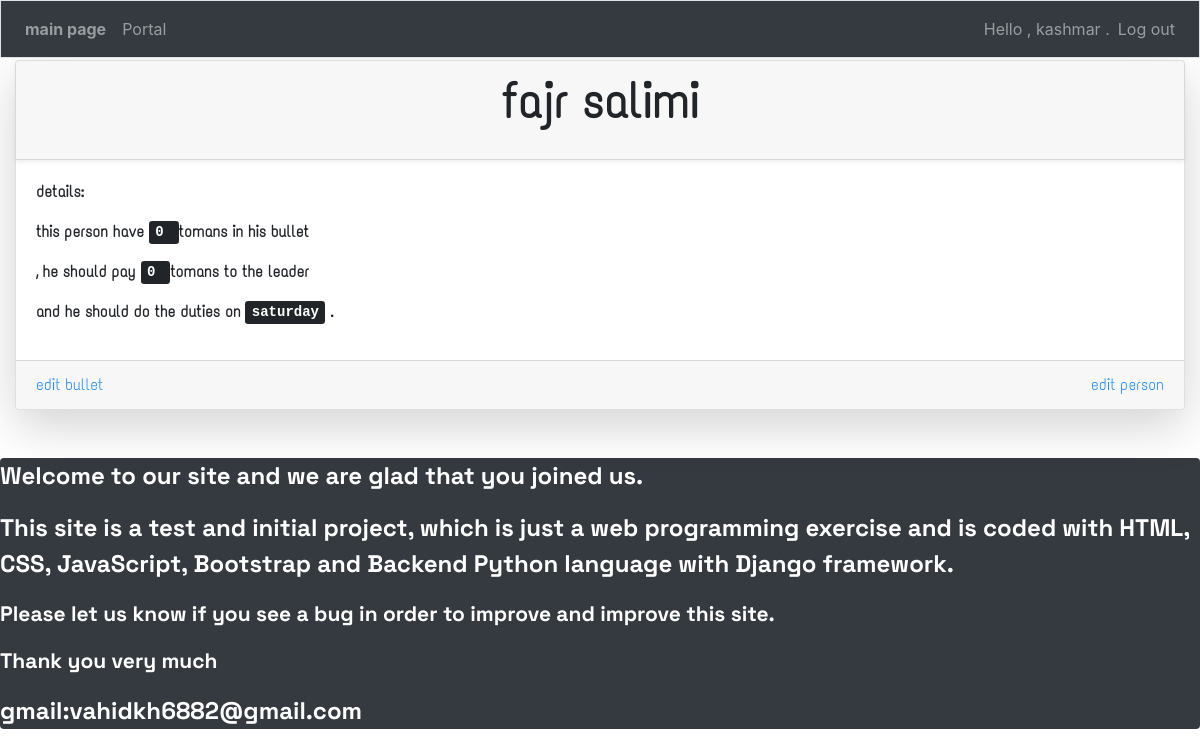
The app's page /cartable/33/ (signed in) with its own data.
### app1/models.py (models this page shows, shortened)
class Person(models.Model):
    CHOICES=(('5','saturday'),('6','sunday'),('0','monday'),('1','tuesday'),('2','thursday'),('3','wednesday'),('4','friday'))
    captain=models.ForeignKey(User,on_delete=models.CASCADE)
    adminswitch=models.BooleanField(default=False)
    name=models.CharField(max_length=200)
    lastname=models.CharField(max_length=200)
    owe=models.IntegerField()
    bullet=models.IntegerField()
    week = models.TextField(max_length=20,choices=CHOICES,default="user")

### app1/views.py (the view)
# urls.py: path('cartable/<int:topic_id>/',views.persons_personal,name='persons'),
@login_required
def persons_personal(request,topic_id):                                      #page of a person in a captain group
    person=get_object_or_404(Person,id=topic_id)
    weeks={'5':'saturday','6':'sunday','0':'monday','1':'tuesday','2':'wednesday','3':'thursday','4':'friday'}
    duty=weeks[person.week]
    if person.captain != request.user :
        raise Http404
    context={'person':person,'duty':duty}
    return render(request,'app1/persons_personal.html',context)

### app1/templates/app1/persons_personal.html
{% extends "app1/base.html" %}
{% block content %}
<div class="card shadow-lg ">
	<div class=" card-header text-center display-3 shadow-sm font-weight-bold" style="font-size:4vw;">
		<p> {{person.name}} {{person.lastname}}</p>
	</div>
	<div class=" card-body font-weight-bolder ">
		<p>details:</p>
			<p>this person have <kbd> {{person.bullet}} </kbd> tomans in his bullet </p>
			<p>, he should pay <kbd> {{person.owe}} </kbd> tomans to the leader</p>
			<p>and he should do the duties on <kbd>{{duty}}</kbd> .</p>
	</div>
	<div class="card-footer d-flex justify-content-between ">
	    <a href="{% url 'app1:edit_person_bullet' person.id %}">edit bullet</a>
		<a href="{% url 'app1:edit_person' person.id %}">edit person</a>
	</div>
</div>
	  {% endblock content %}

### app1/templates/app1/base.html (shortened to what this page needs)
{% load bootstrap4 %}
{% load static %}
<!doctype html>
<html lang="en">
   <head>
      <link rel="stylesheet" href="{% static 'style.css' %}" type="text/css">
      {% bootstrap_css %}
   </head>
   <body>
       <nav class="navbar navbar-expand-md navbar-dark bg-dark mb-1 border fixed-top">
         <ul class="navbar-nav">
            <li class="nav-item">
               <a class="nav-link font-weight-bold" href="{% url 'app1:index' %}">main page</a>
            </li>
         </ul>
         <div id="navbarCollapse" class="collapse navbar-collapse">
            <ul class="navbar-nav mr-auto">
               <li class="nav-item">
                  <a class="nav-link" href="{% url 'app1:person' %}">Portal</a>
               </li>
            </ul>
            <ul class="navbar-nav ml-auto">
               {% if user.is_authenticated %}
                  <li class="nav-item">
                     <span class="navbar-text">Hello , {{user.username}} .</span>
                  </li>
                  <li class="nav-item">
                     <a class="nav-link" href="{% url 'users:logout' %}">Log out</a>
                  </li>
               {% endif %}
            </ul>
         </div>
       </nav>
       <main role="main" class="container-fluid sizemax mt-5 mb-5" >
         <div class="pb-2 mb-1">
         </div>
         <div style="font-family:eng2;">
            {% block content %}{% endblock content %}
         </div>
       </main>
       <div class="bg-dark rounded text-white lead strong" style="font-family:eng5;font-size:2vw;bottom:0;">
         <p>Welcome to our site and we are glad that you joined us.</p>
         <p >This site is a test and initial project, which is just a web programming exercise and is coded with HTML,
             CSS, JavaScript, Bootstrap and Backend Python language with Django framework. </p>
         <p class="small">Please let us know if you see a bug in order to improve and improve this site.</p>
         <p class="small">Thank you very much</p>
         <p>gmail:vahidkh6882@gmail.com</p>
       </div>
   </body>
</html>

### records on screen
Person: name "fajr", lastname "salimi", bullet "0", owe "0"

### other values on screen
{{ user.username }} "kashmar"
{{ duty }} "saturday"
